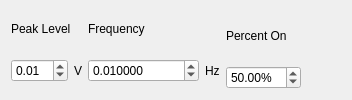
            <widget class="QWidget" name="square_wave_excitation_tab">
             <attribute name="title">
              <string>Square Pulse</string>
             </attribute>
             <layout class="QHBoxLayout" name="horizontalLayout">
              <item>
               <layout class="QVBoxLayout" name="square_level_layout">
                <item>
                 <widget class="QLabel" name="square_level_label">
                  <property name="text">
                   <string>Peak Level</string>
                  </property>
                 </widget>
                </item>
                <item>
                 <layout class="QHBoxLayout" name="square_level_selector_layout">
                  <item>
                   <widget class="QDoubleSpinBox" name="square_level_selector">
                    <property name="toolTip">
                     <string>&lt;html&gt;&lt;head/&gt;&lt;body&gt;&lt;p&gt;&lt;span style=&quot; font-weight:600;&quot;&gt;Square Wave Peak Level&lt;/span&gt;&lt;/p&gt;&lt;p&gt;Amplitude of the square pulse&lt;/p&gt;&lt;/body&gt;&lt;/html&gt;</string>
                    </property>
                    <property name="keyboardTracking">
                     <bool>false</bool>
                    </property>
                    <property name="maximum">
                     <double>10.000000000000000</double>
                    </property>
                    <property name="value">
                     <double>0.010000000000000</double>
                    </property>
                   </widget>
                  </item>
                  <item>
                   <widget class="QLabel" name="square_level_selector_label">
                    <property name="text">
                     <string>V</string>
                    </property>
                   </widget>
                  </item>
                 </layout>
                </item>
               </layout>
              </item>
              <item>
               <layout class="QVBoxLayout" name="square_frequency_layout">
                <item>
                 <widget class="QLabel" name="square_frequency_label">
                  <property name="text">
                   <string>Frequency</string>
                  </property>
                 </widget>
                </item>
                <item>
                 <layout class="QHBoxLayout" name="square_frequency_selector_layout">
                  <item>
                   <widget class="QDoubleSpinBox" name="square_frequency_selector">
                    <property name="toolTip">
                     <string>&lt;html&gt;&lt;head/&gt;&lt;body&gt;&lt;p&gt;&lt;span style=&quot; font-weight:600;&quot;&gt;Square Wave Frequency&lt;/span&gt;&lt;/p&gt;&lt;p&gt;Frequency of the square pulse&lt;/p&gt;&lt;/body&gt;&lt;/html&gt;</string>
                    </property>
                    <property name="keyboardTracking">
                     <bool>false</bool>
                    </property>
                    <property name="decimals">
                     <number>6</number>
                    </property>
                    <property name="minimum">
                     <double>0.000001000000000</double>
                    </property>
                    <property name="maximum">
                     <double>999999.000000000000000</double>
                    </property>
                    <property name="value">
                     <double>0.010000000000000</double>
                    </property>
                   </widget>
                  </item>
                  <item>
                   <widget class="QLabel" name="square_frequency_selector_label">
                    <property name="text">
                     <string>Hz</string>
                    </property>
                   </widget>
                  </item>
                 </layout>
                </item>
               </layout>
              </item>
              <item>
               <layout class="QVBoxLayout" name="square_percent_on_layout">
                <item>
                 <widget class="QLabel" name="square_percent_on_label">
                  <property name="text">
                   <string>Percent On</string>
                  </property>
                 </widget>
                </item>
                <item>
                 <layout class="QHBoxLayout" name="square_percent_on_selector_layout">
                  <item>
                   <widget class="QDoubleSpinBox" name="square_percent_on_selector">
                    <property name="toolTip">
                     <string>&lt;html&gt;&lt;head/&gt;&lt;body&gt;&lt;p&gt;&lt;span style=&quot; font-weight:600;&quot;&gt;Square Wave Percent On&lt;/span&gt;&lt;/p&gt;&lt;p&gt;Percentage of the square pulse's period that it is &amp;quot;up&amp;quot;.&lt;/p&gt;&lt;/body&gt;&lt;/html&gt;</string>
                    </property>
                    <property name="keyboardTracking">
                     <bool>false</bool>
                    </property>
                    <property name="suffix">
                     <string>%</string>
                    </property>
                    <property name="maximum">
                     <double>100.000000000000000</double>
                    </property>
                    <property name="value">
                     <double>50.000000000000000</double>
                    </property>
                   </widget>
                  </item>
                 </layout>
                </item>
               </layout>
              </item>
              <item>
               <spacer name="square_spacer">
                <property name="orientation">
                 <enum>Qt::Horizontal</enum>
                </property>
                <property name="sizeHint" stdset="0">
                 <size>
                  <width>40</width>
                  <height>20</height>
                 </size>
                </property>
               </spacer>
              </item>
             </layout>
            </widget>
